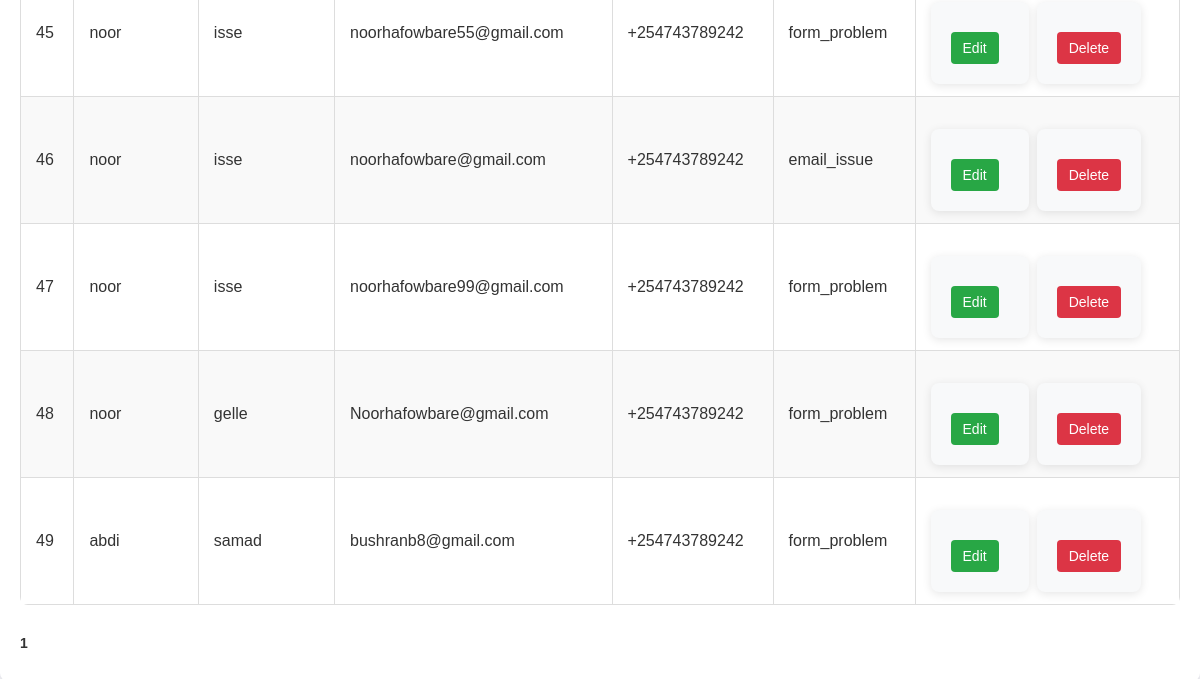
/admin/contacts (lower part), run on an earlier commit of the app's database.
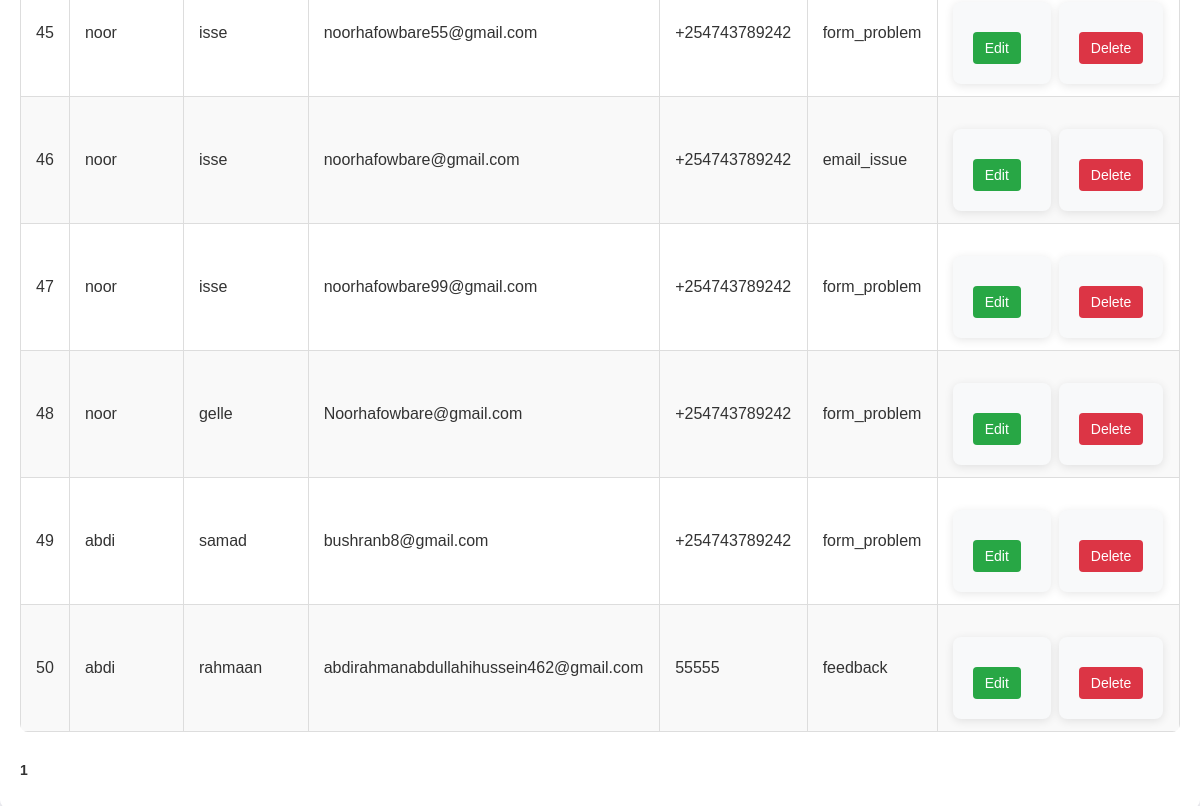
And on a later commit of the database.
### tables this page shows
CREATE TABLE contacts (
                    id INTEGER PRIMARY KEY AUTOINCREMENT,
                    first_name TEXT NOT NULL,
                    last_name TEXT NOT NULL,
                    email TEXT NOT NULL,
                    phone TEXT NOT NULL,
                    reason TEXT NOT NULL
                );

### app.py (the view)
@app.route('/admin/contacts')
def view_contacts():
    search = request.args.get('search', '')
    page = request.args.get('page', 1, type=int)
    per_page = 40
    offset = (page - 1) * per_page
    conn = get_db_connection()
    query = 'SELECT * FROM contacts WHERE first_name LIKE ? OR last_name LIKE ? LIMIT ? OFFSET ?'
    search_param = f"%{search}%"
    contacts = conn.execute(query, (search_param, search_param, per_page, offset)).fetchall()
    total_query = 'SELECT COUNT(*) FROM contacts WHERE first_name LIKE ? OR last_name LIKE ?'
    total = conn.execute(total_query, (search_param, search_param)).fetchone()[0]
    conn.close()
    return render_template('contacts.html', contacts=contacts, page=page, per_page=per_page, total=total)

### app.py (called while the page is built)
def get_db_connection():
    conn = sqlite3.connect('database.db')
    conn.row_factory = sqlite3.Row
    return conn

### templates/contacts.html (shortened to what this page needs)
<!DOCTYPE html>
<html lang="en">
  <head>
    <link
      rel="stylesheet"
      href="{{ url_for('static', filename='css/admin.css') }}"
    />
    <link
      rel="stylesheet"
      href="{{ url_for('static', filename='css/contacts.css') }}"
    />
  </head>
  <body>
    <div class="container">
      <table>
        {% for contact in contacts %}
        <tr>
          <td>{{ contact.id }}</td>
          <td>{{ contact.first_name }}</td>
          <td>{{ contact.last_name }}</td>
          <td>{{ contact.email }}</td>
          <td>{{ contact.phone }}</td>
          <td>{{ contact.reason }}</td>
          <td>
            <div class="actions">
              <form
                action="{{ url_for('edit_contact', id=contact.id) }}"
                method="GET"
                style="display: inline"
              >
                <button class="edit" type="submit">Edit</button>
              </form>
              <form
                action="{{ url_for('delete_contact', id=contact.id) }}"
                method="POST"
                style="display: inline"
                onsubmit="return confirm('Are you sure you want to delete this contact?');"
              >
                <button class="delete" type="submit">Delete</button>
              </form>
            </div>
          </td>
        </tr>
        {% endfor %}
      </table>
<div class="pagination">
  {% for p in range(1, (total // per_page) + 2) %}
    {% if p == page %}
      <span class="current-page">{{ p }}</span>
    {% else %}
      <a href="{{ url_for('view_contacts', page=p, search=request.args.get('search', '')) }}">{{ p }}</a>
    {% endif %}
  {% endfor %}
</div>
  </body>
</html>

### static/css/admin.css (style rules this page uses)
body { font-family: Arial, sans-serif; background-color: #f8f9fa; margin: 0; padding: 20px; }
.container { max-width: 1200px; margin: 0 auto; padding: 20px; background-color: white; border-radius: 8px; box-shadow: 0 2px 10px rgba(0, 0, 0, 0.1); }
table { width: 100%; border-collapse: collapse; margin-bottom: 20px; background-color: white; border-radius: 8px; overflow: hidden; }
table tr:nth-child(even) { background-color: #f2f2f2; }
button.edit { background-color: #28a745; color: white; border: none; padding: 5px 8px; border-radius: 4px; cursor: pointer; margin-right: 10px; }
button.delete { background-color: #dc3545; color: white; border: none; padding: 5px 8px; border-radius: 4px; cursor: pointer; }
.actions { display: flex; justify-content: flex-start; align-items: center; }
.pagination .current-page { font-weight: bold; color: #333; }

### static/css/contacts.css (style rules this page uses)
body { font-family: "Arial", sans-serif; background-color: #f4f4f9; margin: 0; padding: 0; color: #333; }
.container { max-width: 1200px; margin: 20px auto; background: #fff; padding: 20px; border-radius: 8px; box-shadow: 0 4px 10px rgba(0, 0, 0, 0.1); }
table { width: 100%; border-collapse: collapse; margin-bottom: 20px; }
table tr:nth-child(even) { background-color: #f9f9f9; }
.actions { display: flex; gap: 8px; }
.actions .edit { background-color: #28a745; color: white; }
.actions .delete { background-color: #dc3545; color: white; }
.pagination { display: flex; justify-content: space-between; align-items: center; padding: 10px 0; font-size: 14px; }
.pagination span { color: #333; }

What changed in the data, as far as the page shows it:
added contacts: id "50", first_name "abdi", last_name "rahmaan", email "abdirahmanabdullahihussein462@gmail.com", phone "55555", reason "feedback"
